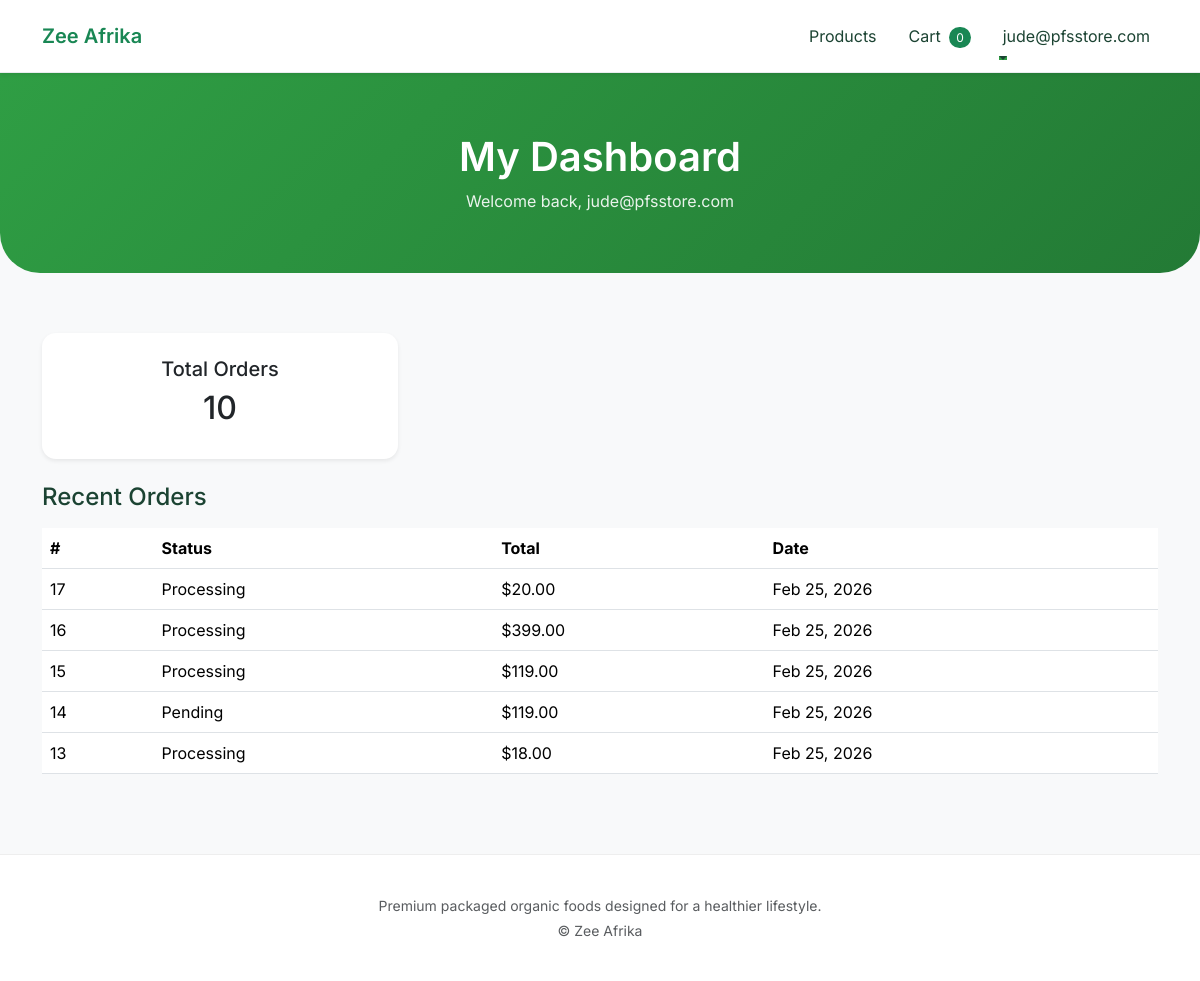
Page /accounts/admin-dashboard/ (signed in) on the earlier database version.
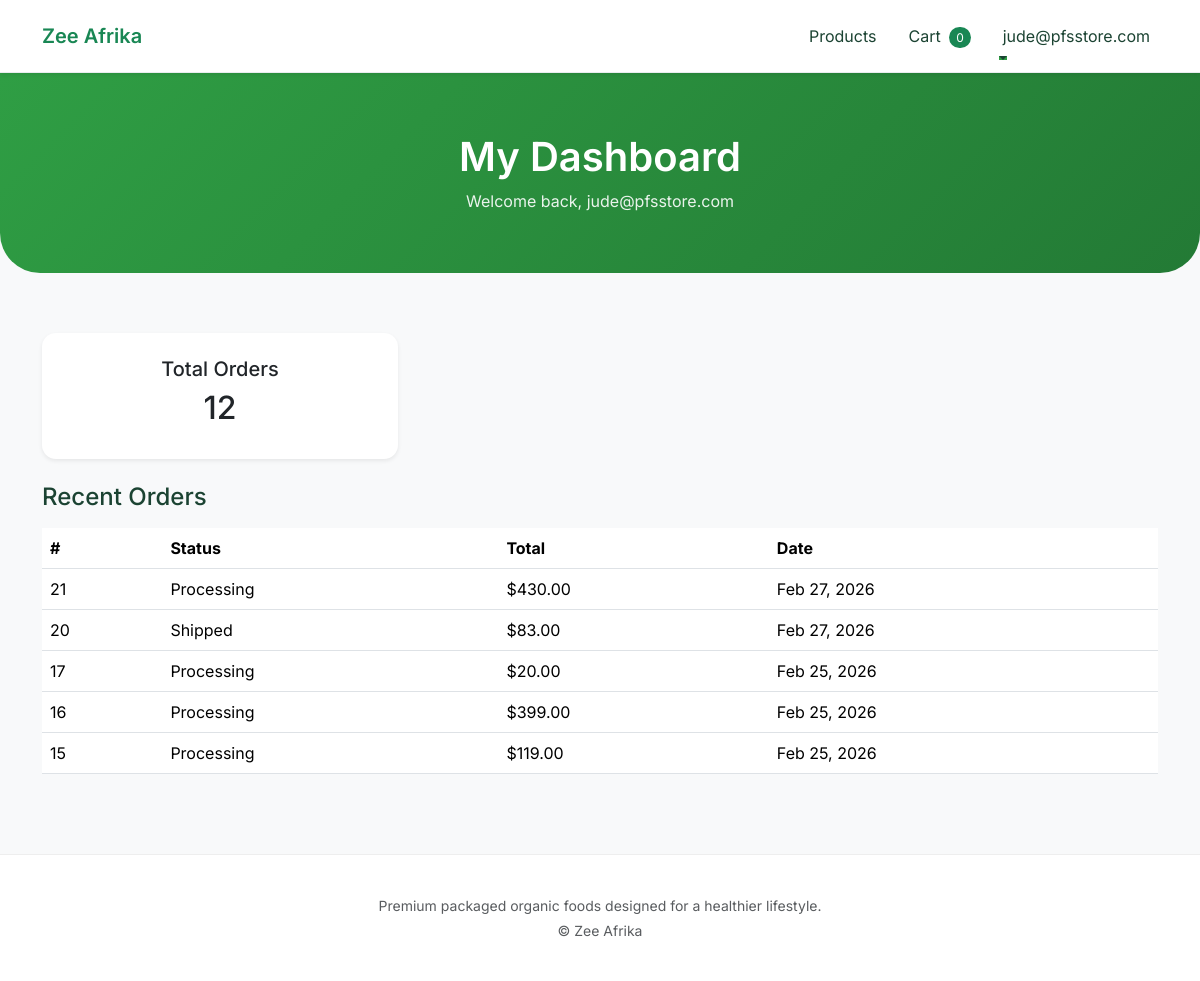
Same page on the later database version.
### main/models.py (models this page shows, shortened)
class Order(models.Model):
    STATUS_CHOICES = [
        ('pending', 'Pending'),
        ('processing', 'Processing'),
        ('shipped', 'Shipped'),
        ('completed', 'Completed'),
        ('cancelled', 'Cancelled'),
    ]
    user = models.ForeignKey(
        settings.AUTH_USER_MODEL,
        on_delete=models.CASCADE
    )
    shipping_address = models.ForeignKey(
        ShippingAddress,
        on_delete=models.SET_NULL,
        null=True
    )
    status = models.CharField(
        max_length=20,
        choices=STATUS_CHOICES,
        default='pending'
    )
    total_amount = models.DecimalField(
        max_digits=10,
        decimal_places=2,
        default=0
    )
    created_at = models.DateTimeField(auto_now_add=True)
    is_paid = models.BooleanField(default=False)
    custom_id = models.CharField(max_length=20, unique=True, blank=True, null=True)

### accounts/views.py (the view)
# urls.py: path('admin-dashboard/', admin_dashboard, name='admin_dashboard'),
@login_required
def admin_dashboard(request):
    orders = Order.objects.filter(user=request.user).order_by("-created_at")
    context = {
        "orders_count": orders.count(),
        "recent_orders": orders[:5],
    }
    return render(request, "accounts/dashboard.html", context)

### main/context_processors.py (called while the page is built)
def cart_count(request):
    if request.user.is_authenticated:
        cart, created = Cart.objects.get_or_create(user=request.user)
        count = sum(item.quantity for item in cart.items.all())
    else:
        count = 0
    return {
        "cart_count": count
    }

### accounts/templates/accounts/dashboard.html (shortened to what this page needs)
{% extends "main/base.html" %}  {% block content %}
<section class="hero hero-small text-center">
  <div class="container">
    <h1>My Dashboard</h1>
    <p>
      Welcome back, {{ request.user.first_name|default:request.user.email }}
    </p>
  </div>
</section>
<div class="container my-5">
  <div class="row mb-4">
    <div class="col-md-4">
      <div class="card p-4 shadow-sm text-center">
        <h5>Total Orders</h5>
        <h2>{{ orders_count }}</h2>
      </div>
    </div>
  </div>
  <h4 class="mb-3">Recent Orders</h4>
  {% if recent_orders %}
  <table class="table">
    <thead>
      <tr>
        <th>#</th>
        <th>Status</th>
        <th>Total</th>
        <th>Date</th>
      </tr>
    </thead>
    <tbody>
      {% for order in recent_orders %}
      <tr>
        <td>{{ order.id }}</td>
        <td>{{ order.get_status_display }}</td>
        <td>${{ order.total_amount }}</td>
        <td>{{ order.created_at|date:"M d, Y" }}</td>
      </tr>
      {% endfor %}
    </tbody>
  </table>
  {% else %}
  <p class="text-muted">You have not placed any orders yet.</p>
  {% endif %}
</div>
{% endblock %}

Differences in the rows shown:
no longer on this page (row unchanged): Order: id "14", status "Pending", total_amount "119.00", created_at "Feb 25, 2026"
no longer on this page (row unchanged): Order: id "13", status "Processing", total_amount "18.00", created_at "Feb 25, 2026"
added Order: id "21", status "Processing", total_amount "430.00", created_at "Feb 27, 2026"
added Order: id "20", status "Shipped", total_amount "83.00", created_at "Feb 27, 2026"
Other differences:
{{ orders_count }}: "10" → "12"
